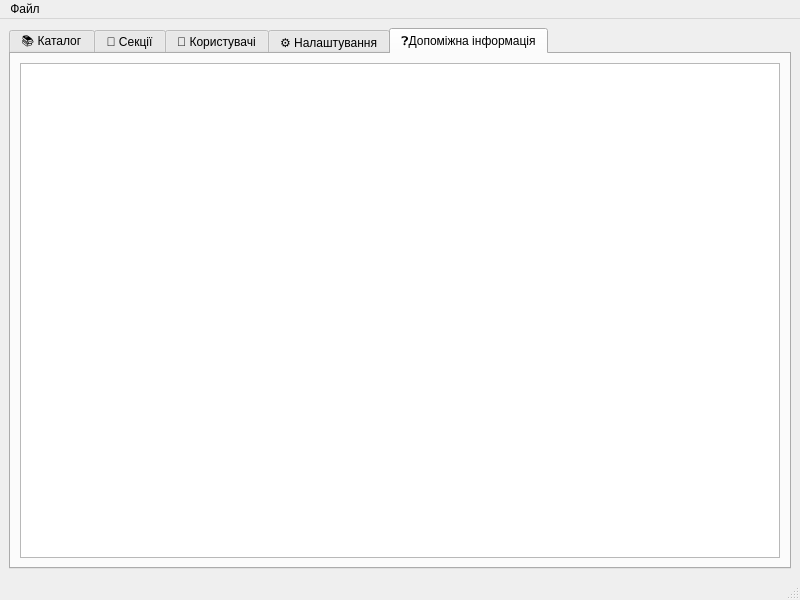
<?xml version="1.0" encoding="UTF-8"?>
<ui version="4.0">
 <class>MainWindow</class>
 <widget class="QMainWindow" name="MainWindow">
  <property name="geometry">
   <rect>
    <x>0</x>
    <y>0</y>
    <width>800</width>
    <height>600</height>
   </rect>
  </property>
  <property name="windowTitle">
   <string>MainWindow</string>
  </property>
  <widget class="QWidget" name="centralwidget">
   <layout class="QHBoxLayout" name="horizontalLayout">
    <item>
     <widget class="QTabWidget" name="tabs">
      <property name="whatsThis">
       <string>&lt;html&gt;&lt;head/&gt;&lt;body&gt;&lt;p&gt;catalog&lt;/p&gt;&lt;/body&gt;&lt;/html&gt;</string>
      </property>
      <property name="currentIndex">
       <number>4</number>
      </property>
      <widget class="QWidget" name="catalogTab">
       <attribute name="title">
        <string>📚 Каталог</string>
       </attribute>
       <layout class="QHBoxLayout" name="horizontalLayout_2">
        <item>
         <layout class="QVBoxLayout" name="catalogLayout">
          <property name="leftMargin">
           <number>10</number>
          </property>
          <property name="topMargin">
           <number>10</number>
          </property>
          <property name="rightMargin">
           <number>10</number>
          </property>
          <property name="bottomMargin">
           <number>10</number>
          </property>
          <item>
           <layout class="QHBoxLayout" name="filterLayout">
            <item>
             <widget class="QLabel" name="filterLabel">
              <property name="text">
               <string>Секція:</string>
              </property>
             </widget>
            </item>
            <item>
             <widget class="QComboBox" name="cbSection"/>
            </item>
            <item>
             <widget class="QLineEdit" name="searchBar"/>
            </item>
           </layout>
          </item>
          <item>
           <widget class="QTableView" name="booksTable"/>
          </item>
          <item>
           <widget class="QPushButton" name="DeleteBook">
            <property name="text">
             <string>Видалити книгу</string>
            </property>
           </widget>
          </item>
         </layout>
        </item>
       </layout>
      </widget>
      <widget class="QWidget" name="sectionsTab">
       <attribute name="title">
        <string>📂 Секції</string>
       </attribute>
       <layout class="QHBoxLayout" name="horizontalLayout_3">
        <item>
         <layout class="QVBoxLayout" name="sectionsLayout">
          <item>
           <widget class="QTableView" name="SectionsTable"/>
          </item>
          <item>
           <widget class="QPushButton" name="DeleteSection">
            <property name="text">
             <string>Видалити секцію</string>
            </property>
           </widget>
          </item>
         </layout>
        </item>
       </layout>
      </widget>
      <widget class="QWidget" name="usersTab">
       <attribute name="title">
        <string>👤 Користувачі</string>
       </attribute>
       <layout class="QHBoxLayout" name="horizontalLayout_4">
        <item>
         <layout class="QVBoxLayout" name="usersLayout">
          <item>
           <widget class="QTableView" name="usersTable"/>
          </item>
          <item>
           <layout class="QHBoxLayout" name="buttonsLayout">
            <item>
             <widget class="QPushButton" name="deleteUser">
              <property name="text">
               <string>Видалити користувача</string>
              </property>
             </widget>
            </item>
            <item>
             <widget class="QPushButton" name="createUser">
              <property name="text">
               <string>Додати користувача</string>
              </property>
             </widget>
            </item>
           </layout>
          </item>
         </layout>
        </item>
       </layout>
      </widget>
      <widget class="QWidget" name="settingsTab">
       <attribute name="title">
        <string>⚙️ Налаштування</string>
       </attribute>
       <layout class="QHBoxLayout" name="horizontalLayout_5">
        <item>
         <layout class="QFormLayout" name="settingsLayout">
          <property name="leftMargin">
           <number>20</number>
          </property>
          <item row="0" column="0">
           <widget class="QLabel" name="lbLanguage">
            <property name="text">
             <string>мова</string>
            </property>
           </widget>
          </item>
          <item row="0" column="1">
           <widget class="QComboBox" name="cbLanguage"/>
          </item>
         </layout>
        </item>
       </layout>
      </widget>
      <widget class="QWidget" name="helpTab">
       <attribute name="title">
        <string>❓Допоміжна інформація</string>
       </attribute>
       <layout class="QHBoxLayout" name="horizontalLayout_6">
        <item>
         <layout class="QVBoxLayout" name="helpLayout">
          <item>
           <widget class="QTextBrowser" name="help"/>
          </item>
         </layout>
        </item>
       </layout>
      </widget>
     </widget>
    </item>
   </layout>
  </widget>
  <widget class="QMenuBar" name="menubar">
   <property name="geometry">
    <rect>
     <x>0</x>
     <y>0</y>
     <width>800</width>
     <height>23</height>
    </rect>
   </property>
   <widget class="QMenu" name="menu">
    <property name="title">
     <string>Файл</string>
    </property>
    <addaction name="newBookAction"/>
    <addaction name="separator"/>
    <addaction name="newSectionAction"/>
    <addaction name="separator"/>
    <addaction name="exitAction"/>
   </widget>
   <addaction name="menu"/>
  </widget>
  <widget class="QStatusBar" name="statusbar"/>
  <action name="newBookAction">
   <property name="text">
    <string>&amp;Нова книга</string>
   </property>
  </action>
  <action name="newSectionAction">
   <property name="text">
    <string>Нова &amp;секція</string>
   </property>
  </action>
  <action name="exitAction">
   <property name="text">
    <string>&amp;Вихід</string>
   </property>
  </action>
 </widget>
 <resources/>
 <connections/>
</ui>
